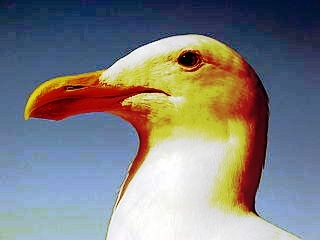
#> input picture HW1-Filters/Test/output1.jpg, 320 x 240 px; the run also reads 1 picture not shown here
$ jupyter execute Test.ipynb   (Python 2 division)
#> lines starting #> are read from the running program, lines starting #| are printed output that depends on the picture
[cell 1]
import cv2
import numpy as np

I1 = cv2.imread('output1.jpg')
#> I1 is the input picture: shape (240, 320, 3); mean B, G, R 129.1, 128.6, 128.5
I2 = cv2.imread('output2.jpg')
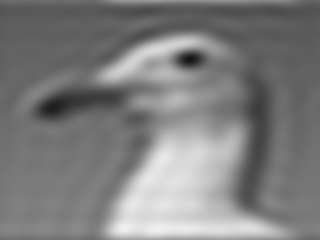
#> input picture HW1-Filters/Test/output2.jpg, 320 x 240 px
#> I2 is the input picture: shape (240, 320, 3); min 20, max 240, mean 126.5
I3 = cv2.imread('output3.jpg')
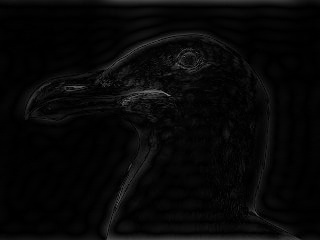
#> input picture HW1-Filters/Test/output3.jpg, 320 x 240 px
#> I3 is the input picture: shape (240, 320, 3); min 0, max 142, mean 7.2
I4 = cv2.imread('output4.jpg')
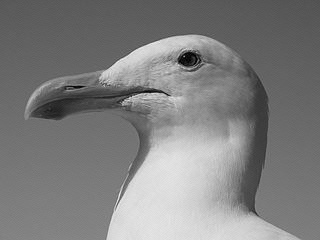
#> input picture HW1-Filters/Test/output4.jpg, 320 x 240 px
#> I4 is the input picture: shape (240, 320, 3); min 0, max 245, mean 126.5
I5 = cv2.imread('output5.jpg')
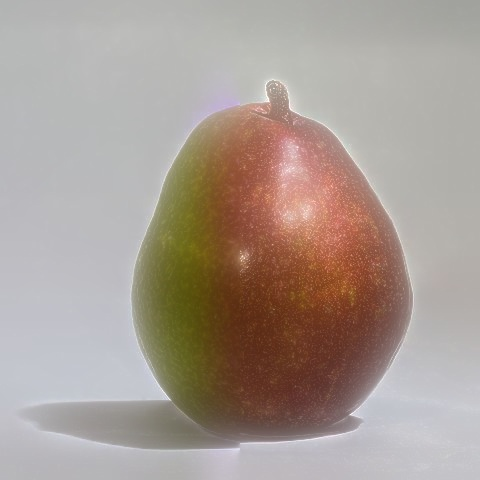
#> input picture HW1-Filters/Test/output5.jpg, 480 x 480 px
#> I5 is the input picture: shape (480, 480, 3); mean B, G, R 147.6, 155.9, 168.5

J1 = cv2.imread('./AHan/output1.jpg')
J2 = cv2.imread('./AHan/output2.jpg')
J3 = cv2.imread('./AHan/output3.jpg')
J4 = cv2.imread('./AHan/output4.jpg')
J5 = cv2.imread('./AHan/output5.jpg')

print np.sum(I1-J1)
#| 0
print np.sum(I2-J2)
#| 0
print np.sum(I3-J3)
#| 0
print np.sum(I4-J4)
#| 0
print np.sum(I5-J5)
#| 0
